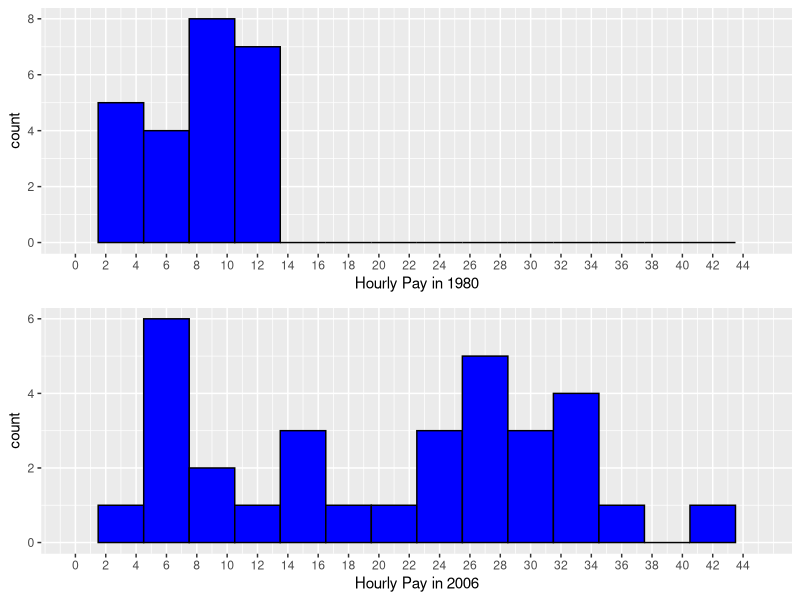
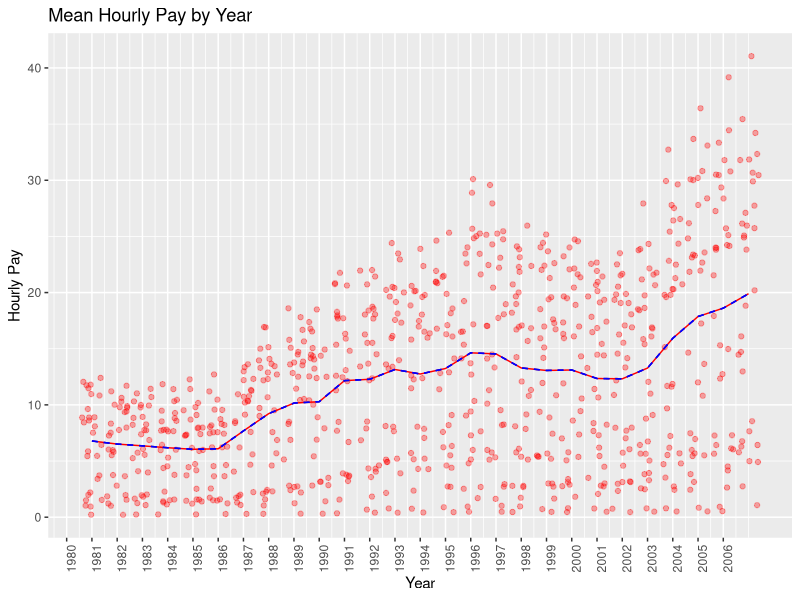
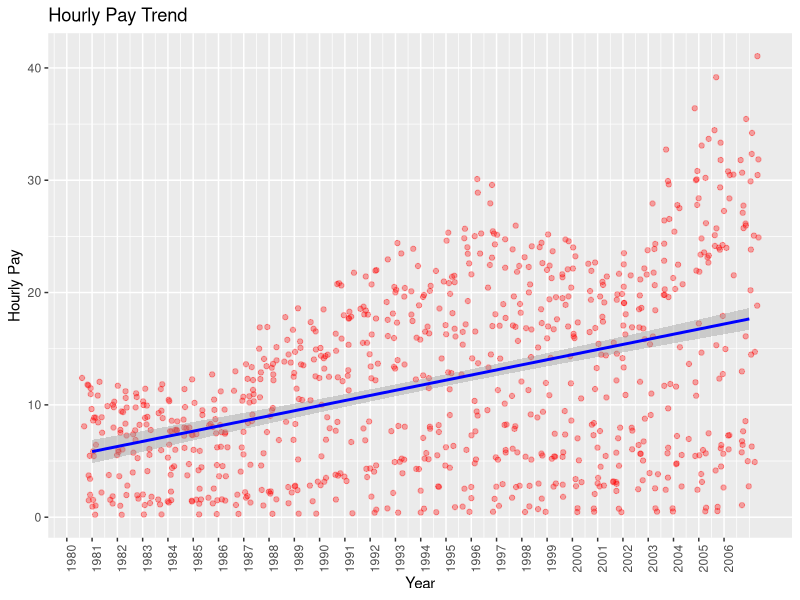
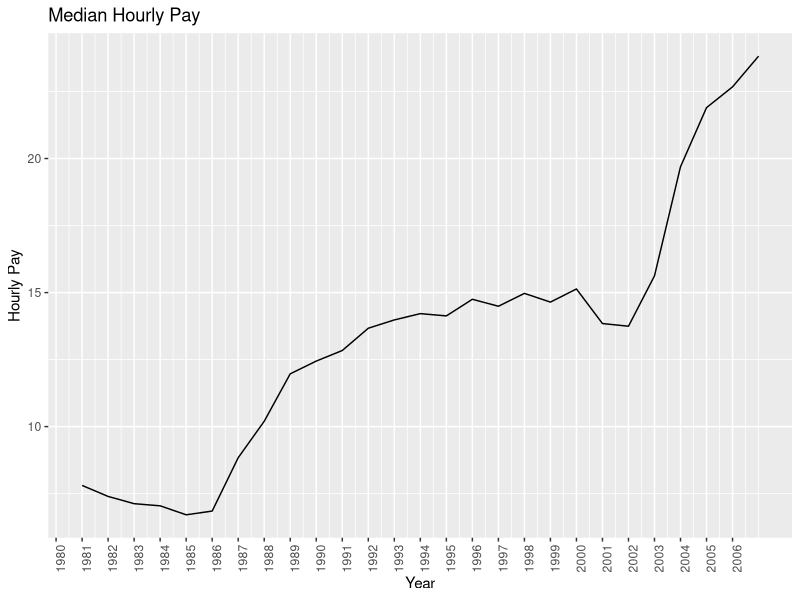
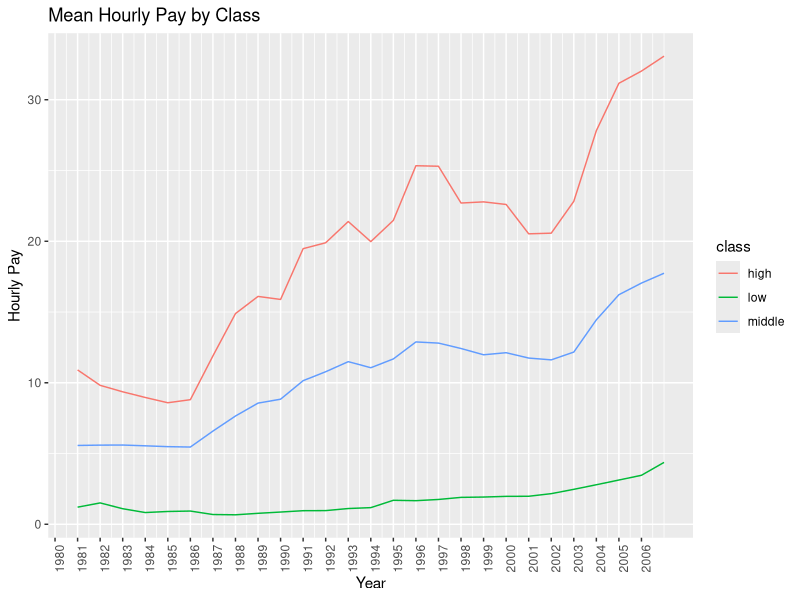

R code for these plots, in order:
## ---- chunk 1
knitr::opts_chunk$set(echo = TRUE)
## ---- chunk 2
library(ggplot2)
library(gridExtra)
library(tidyr)
library(reshape2)
library(dplyr)

hourly_pay <- read.csv('../Data/indicator_hour compensation.csv')
hourly_pay$X <- NULL
hourly_pay <- hourly_pay[-35, ]
colnames(hourly_pay)[1] <- "country"

summary(hourly_pay$X1997)
## ---- chunk 3
hourly_pay$class <- ifelse(hourly_pay$X1997 > 20, 'high', 'middle')
hourly_pay$class <- ifelse(hourly_pay$X1997 <= 5, 'low', hourly_pay$class)
## ---- chunk 4
p_1980 <- ggplot(hourly_pay, aes(X1980)) +
  geom_histogram(binwidth = 3, color = 'black', fill = 'blue') +
  xlab("Hourly Pay in 1980") +
  scale_x_continuous(limits = c(0, 45), breaks = seq(0, 45, 2))

p_2006 <- ggplot(hourly_pay, aes(X2006)) +
  geom_histogram(binwidth = 3, color = 'black', fill = 'blue') +
  xlab("Hourly Pay in 2006") +
  scale_x_continuous(limits = c(0, 45), breaks = seq(0, 45, 2))

grid.arrange(p_1980, p_2006, ncol = 1)
## ---- chunk 5
colnames(hourly_pay) <- c('country', 1980:2006, 'class')
hourly_pay <- melt(hourly_pay, id.vars = c('country', 'class'),
                           variable.name = 'year', value.name = 'hourly_pay')
hourly_pay$year <- as.numeric(hourly_pay$year) + 1980

ggplot(hourly_pay, aes(year, hourly_pay)) +
  geom_point(alpha = 1/3, color = 'red', position = position_jitter()) +
  geom_line(stat = 'summary', fun.y = mean, color = 'red') +
  geom_line(stat = 'summary', fun.y = quantile, fun.args = list(probs = 0.1),
            linetype = 2, color = 'blue') +
  geom_line(stat = 'summary', fun.y = quantile, fun.args = list(probs = 0.9),
            linetype = 2, color = 'blue') +
  labs(title = "Mean Hourly Pay by Year", x = "Year", y = "Hourly Pay") +
  theme(axis.text.x = element_text(angle = 90)) +
  scale_x_continuous(breaks = seq(1980, 2006, 1))
## ---- chunk 6
ggplot(hourly_pay, aes(year, hourly_pay)) +
  geom_point(alpha = 1/3, color = 'red', position = position_jitter()) +
  geom_smooth(method = 'lm', color = 'blue') +
  labs(title = "Hourly Pay Trend", x = "Year", y = "Hourly Pay") +
  theme(axis.text.x = element_text(angle = 90)) +
  scale_x_continuous(breaks = seq(1980, 2006, 1))
## ---- chunk 7
cor.test(hourly_pay$year, hourly_pay$hourly_pay)
## ---- chunk 8
hourly_pay_by_year <- hourly_pay %>%
  group_by(year) %>%
  summarise(hourly_pay_mean = mean(hourly_pay, na.rm = T),
            hourly_pay_median = median(hourly_pay, na.rm = T)) %>%
  arrange(year)

ggplot(hourly_pay_by_year, aes(year, hourly_pay_median)) +
  geom_line() +
  labs(title = "Median Hourly Pay", x = "Year", y = "Hourly Pay") +
  theme(axis.text.x = element_text(angle = 90)) +
  scale_x_continuous(breaks = seq(1980, 2006, 1))
## ---- chunk 9
hourly_pay_low <- hourly_pay[hourly_pay$class == 'low', ] %>%
  group_by(year) %>%
  summarise(hourly_mean = mean(hourly_pay, na.rm = T)) %>%
  arrange(year)
hourly_pay_low$class <- paste('low')

hourly_pay_middle <- hourly_pay[hourly_pay$class == 'middle', ] %>%
  group_by(year) %>%
  summarise(hourly_mean = mean(hourly_pay, na.rm = T)) %>%
  arrange(year)
hourly_pay_middle$class <- paste('middle')

hourly_pay_high <- hourly_pay[hourly_pay$class == 'high', ] %>%
  group_by(year) %>%
  summarise(hourly_mean = mean(hourly_pay, na.rm = T)) %>%
  arrange(year)
hourly_pay_high$class <- paste('high')

hourly_pay_by_class <- rbind(hourly_pay_low, 
                             hourly_pay_middle, 
                             hourly_pay_high)

ggplot(hourly_pay_by_class, aes(year, hourly_mean)) +
  geom_line(aes(color = class)) +
  labs(title = "Mean Hourly Pay by Class", x = "Year", y = "Hourly Pay") +
  theme(axis.text.x = element_text(angle = 90)) +
  scale_x_continuous(breaks = seq(1980, 2006, 1))
